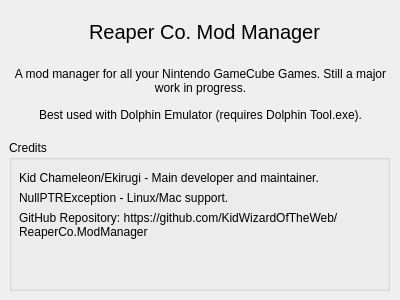
<?xml version="1.0" encoding="UTF-8"?>
<ui version="4.0">
 <class>Dialog</class>
 <widget class="QDialog" name="Dialog">
  <property name="geometry">
   <rect>
    <x>0</x>
    <y>0</y>
    <width>400</width>
    <height>300</height>
   </rect>
  </property>
  <property name="windowTitle">
   <string>About Reaper Co. Mod Manager</string>
  </property>
  <widget class="QLabel" name="label">
   <property name="geometry">
    <rect>
     <x>59</x>
     <y>20</y>
     <width>291</width>
     <height>31</height>
    </rect>
   </property>
   <property name="font">
    <font>
     <pointsize>15</pointsize>
    </font>
   </property>
   <property name="text">
    <string>Reaper Co. Mod Manager</string>
   </property>
   <property name="alignment">
    <set>Qt::AlignmentFlag::AlignHCenter|Qt::AlignmentFlag::AlignTop</set>
   </property>
  </widget>
  <widget class="QLabel" name="label_2">
   <property name="geometry">
    <rect>
     <x>10</x>
     <y>60</y>
     <width>381</width>
     <height>41</height>
    </rect>
   </property>
   <property name="text">
    <string>A mod manager for all your Nintendo GameCube Games. Still a major work in progress.</string>
   </property>
   <property name="alignment">
    <set>Qt::AlignmentFlag::AlignCenter</set>
   </property>
   <property name="wordWrap">
    <bool>true</bool>
   </property>
  </widget>
  <widget class="QLabel" name="label_3">
   <property name="geometry">
    <rect>
     <x>0</x>
     <y>100</y>
     <width>401</width>
     <height>30</height>
    </rect>
   </property>
   <property name="text">
    <string>Best used with Dolphin Emulator (requires Dolphin Tool.exe).</string>
   </property>
   <property name="alignment">
    <set>Qt::AlignmentFlag::AlignCenter</set>
   </property>
   <property name="wordWrap">
    <bool>true</bool>
   </property>
  </widget>
  <widget class="QGroupBox" name="groupBox">
   <property name="geometry">
    <rect>
     <x>9</x>
     <y>140</y>
     <width>381</width>
     <height>151</height>
    </rect>
   </property>
   <property name="title">
    <string>Credits</string>
   </property>
   <widget class="QLabel" name="label_4">
    <property name="geometry">
     <rect>
      <x>10</x>
      <y>30</y>
      <width>361</width>
      <height>16</height>
     </rect>
    </property>
    <property name="text">
     <string>Kid Chameleon/Ekirugi - Main developer and maintainer.</string>
    </property>
    <property name="textInteractionFlags">
     <set>Qt::TextInteractionFlag::LinksAccessibleByMouse|Qt::TextInteractionFlag::TextSelectableByMouse</set>
    </property>
   </widget>
   <widget class="QLabel" name="label_5">
    <property name="geometry">
     <rect>
      <x>10</x>
      <y>50</y>
      <width>301</width>
      <height>16</height>
     </rect>
    </property>
    <property name="text">
     <string>NullPTRException - Linux/Mac support.</string>
    </property>
    <property name="textInteractionFlags">
     <set>Qt::TextInteractionFlag::LinksAccessibleByMouse|Qt::TextInteractionFlag::TextSelectableByMouse</set>
    </property>
   </widget>
   <widget class="QLabel" name="label_6">
    <property name="geometry">
     <rect>
      <x>10</x>
      <y>60</y>
      <width>361</width>
      <height>50</height>
     </rect>
    </property>
    <property name="text">
     <string>GitHub Repository: https://github.com/KidWizardOfTheWeb/ReaperCo.ModManager</string>
    </property>
    <property name="wordWrap">
     <bool>true</bool>
    </property>
    <property name="textInteractionFlags">
     <set>Qt::TextInteractionFlag::LinksAccessibleByMouse|Qt::TextInteractionFlag::TextSelectableByMouse</set>
    </property>
   </widget>
  </widget>
 </widget>
 <resources/>
 <connections/>
</ui>
